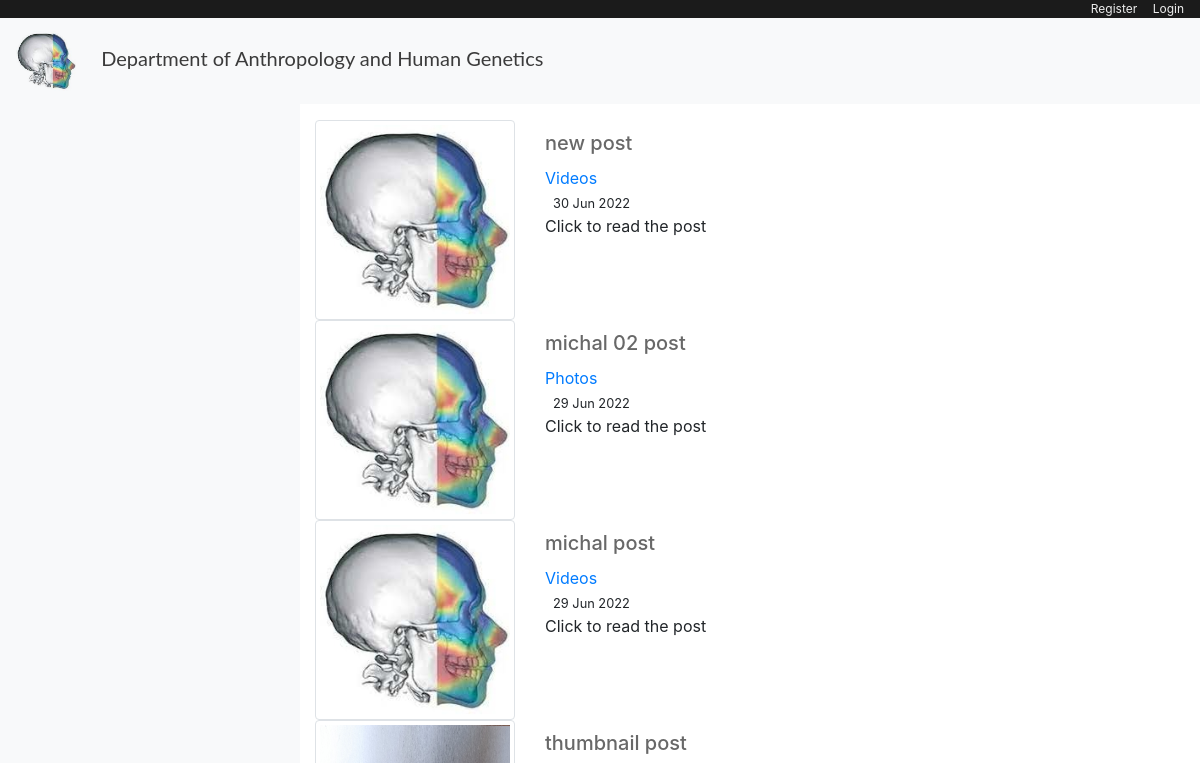
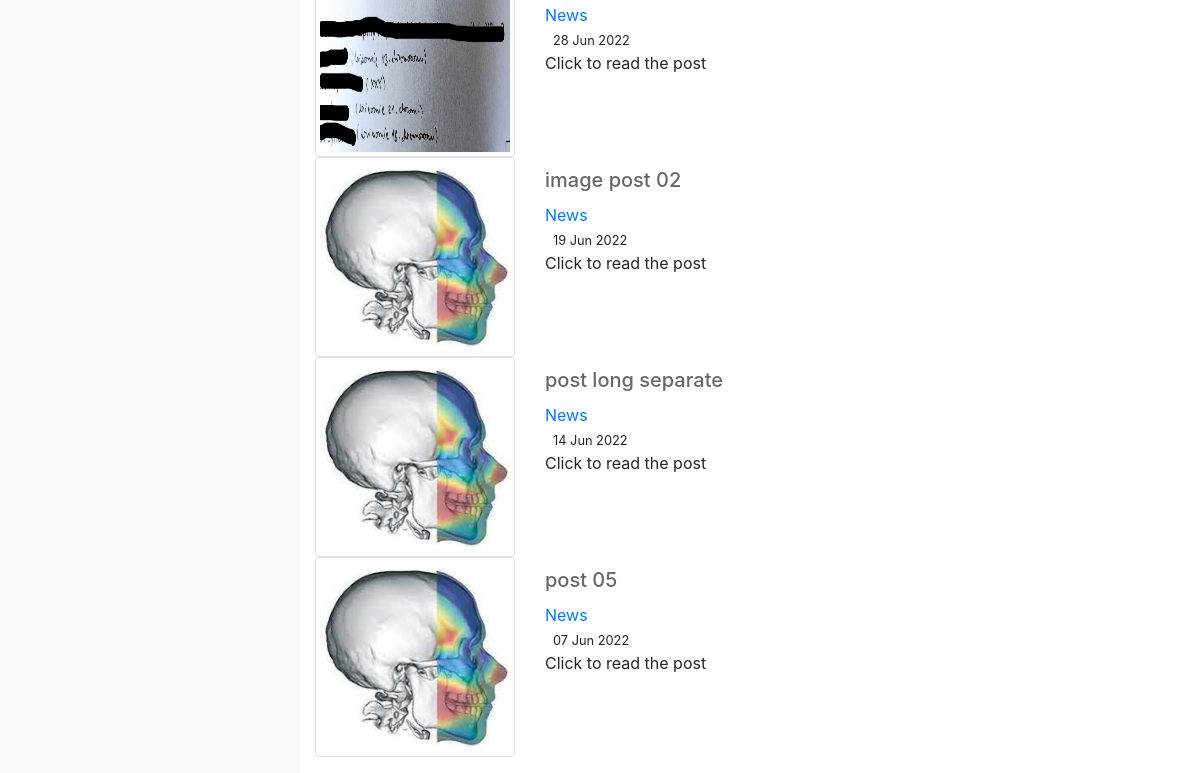
/, run on an earlier commit of the app's database (2 pictures, top to bottom).
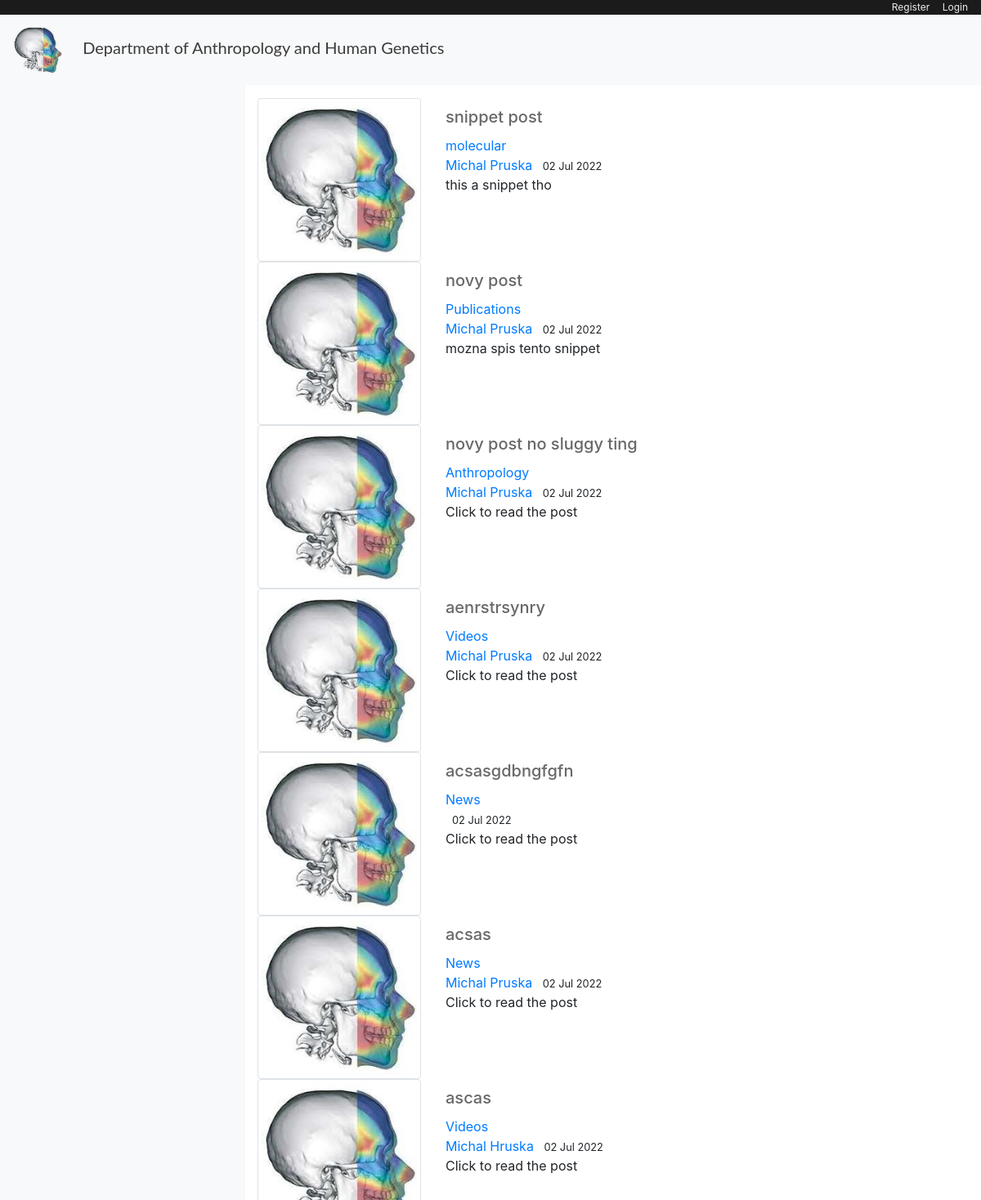
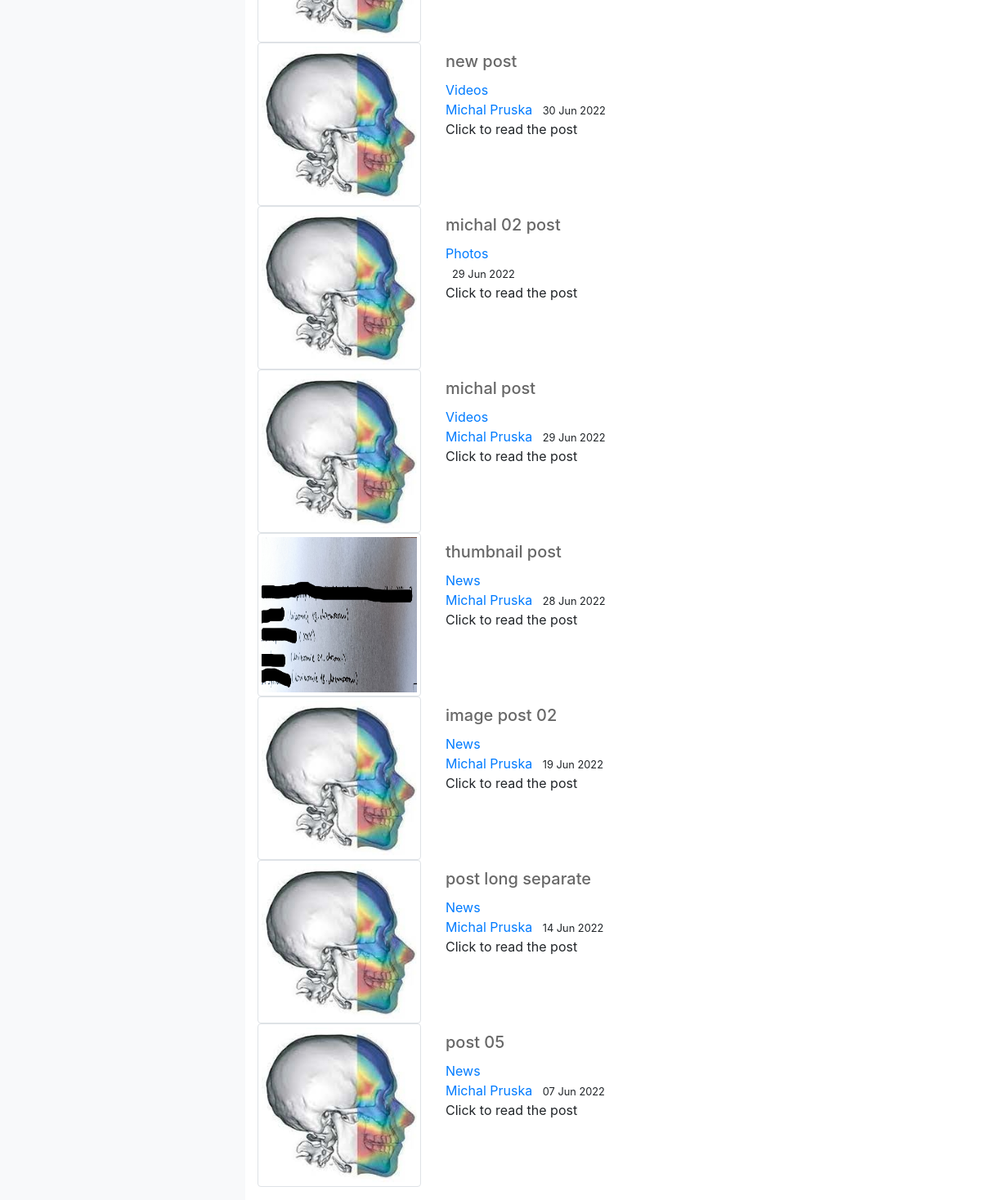
And on a later commit of the database (2 pictures, top to bottom).
### blog/models.py (models this page shows, shortened)
class Post(models.Model):
    title = models.CharField(max_length=200, unique=True)
    author = models.ForeignKey(User, on_delete= models.CASCADE)
    updated_on = models.DateTimeField(auto_now= True)
    content = RichTextField(blank=True, null=True)
    created_on = models.DateTimeField(auto_now_add=True)
    status = models.IntegerField(choices=STATUS, default=1)
    article_image = models.ImageField(null = True, blank = True, upload_to = "images/")
    thumbnail_image = models.ImageField(null = True, blank = True, upload_to = "images/")
    category = models.CharField(max_length=255, default="News")
    snippet = models.CharField(max_length=255)
    likes = models.ManyToManyField(User, related_name='blog_posts')
    class Meta:
        ordering = ['-created_on']

### blog/views.py (the view)
# urls.py: path('', views.PostList.as_view(), name='blog-home'),
class PostList(generic.ListView):
    model = Post
    queryset = Post.objects.filter(status=1).order_by('-created_on')
    template_name = 'blog/home.html'
    def get_context_data(self, *args, **kwargs):
        cat_menu = Category.objects.all()
        context = super(PostList, self).get_context_data(*args, **kwargs)
        context["cat_menu"] = cat_menu
        return context

### blog/models.py (called while the page is built)
    def __str__(self):
        return self.name

### blog/templates/blog/home.html (shortened to what this page needs)
{% extends "blog/base.html" %}
{% load static %}
    {% block content %}
        {% for post in post_list  %}
            <div class="row">
                <article class="media content-section">
                    <div class="col-md-auto align-middle">
                        {% if post.thumbnail_image %}
                            <img src={{post.thumbnail_image.url}} class="img-thumbnail" alt="Article thumbnail">
                        {% else %}
                            <img src="{% static 'images/Logo_transparent.png' %}" class="img-thumbnail" alt="Article thumbnail">
                        {% endif %}
                    </div>
                    <div class="media-body col-8">
                        <div class="article-metadata">
                            <h2><a class="article-title" id="article-title" href="{% url 'article-detail' post.pk %}">{{ post.title }}</a></h2>
                            <a class="mr-2" href="{% url 'category' post.category %}">{{ post.category }}</a></br>
                            <a class="mr-2" href="#">{{ post.author.first_name }} {{ post.author.last_name }}</a>
                            <small class="mr-2">{{ post.created_on|date:'d M Y' }}</small>
                            <p class="article-content">{{ post.snippet }}</p>
                        </div>
                    </div>
                </article>
            </div>
        {% endfor %}
    {% endblock content %}

### blog/templates/blog/base.html (shortened to what this page needs)
{% load static %}
<!DOCTYPE html>
<html>
    <head>
        <link rel="stylesheet" href="https://cdn.jsdelivr.net/npm/bootstrap@4.3.1/dist/css/bootstrap.min.css">
        <link rel="stylesheet" type="text/css" href="{% static "css/main03.css" %}" />
    </head>
    <header class="site-header">
        <nav class="navbar-expand navbar sticky-top navbar-custom py-0">
            <ul class="navbar-nav ml-auto" >
                {% if user.is_authenticated %}
                    <a class="small-link" id="pokus" href="{% url 'add-post' %}">Add post &emsp;<span class="sr-only">(current)</span></a>
                    <a class="small-link" href="{% url 'add-category' %}">Add category &emsp;<span class="sr-only">(current)</span></a>
                    {% if user.profile.id %}
                        <a class="small-link" href="{% url 'edit_profile_page' user.profile.id %}">Edit profile page &emsp;</a>
                        <a class="small-link" href="{% url 'show_profile_page' user.profile.id %}">Show profile page &emsp;</a>
                    {% else %}
                        <a class="small-link" href="{% url 'create_profile_page' %}">Create profile page &emsp;</a>
                    {% endif %}
                        <a class="small-link" href="{% url 'edit_profile' %}">Edit settings &emsp;</a>
                        <a class="small-link" href="{% url 'logout' %}">Logout &emsp;</a>
                {% else %}
                    <a class="small-link" href="{% url 'register' %}">Register &emsp;</a>
                    <a class="small-link" href="{% url 'login' %}">Login</a>
                {% endif %}
            </ul>
        </nav>
        <nav class="navbar navbar-expand-lg navbar-light bg-light justify-content-left" id="navbarID">
            <a class="navbar-brand" href="{% url 'blog-home' %}">
                <img src="{% static "images/Logo_transparent.png" %}" width="30" height="30" alt="Department logo">
                Department of Anthropology and Human Genetics
            </a>
        </nav>
    </header>
    <body>
        <div class="container-fluid">
            <div class="row flex-nowrap">
                <div class="col-auto col-md-3 col-xl-3 mx-sm-30 mx-30 bg-light">
                </div>
                <div class="col py-3">
                    {% block content %}
                    {% endblock %}
                </div>
            </div>
        </div>
    </body>
</html>

### blog/static/css/main03.css (style rules this page uses)
#article-title { font-size: 20px; color:rgb(104, 104, 104); }
.navbar-brand { font-family: 'Lato', sans-serif; color:rgb(59, 59, 59) !important; font-size: 20px; margin: 0px; margin-right:50px; }
.navbar-brand img { width: 60px; height: 60px; margin-right:20px; }
.img-thumbnail { width: 200px; height: 200px; margin: auto; display: block; }
.navbar-custom { background-color: rgb(27, 27, 27); }
.small-link { font-size: 12px; color: rgb(237, 237, 237); }

What changed in the data, as far as the page shows it:
added Post: title "snippet post", category "molecular", author.first_name "Michal", author.last_name "Pruska", created_on "02 Jul 2022", snippet "this a snippet tho"
added Post: title "novy post", category "Publications", author.first_name "Michal", author.last_name "Pruska", created_on "02 Jul 2022", snippet "mozna spis tento snippet"
added Post: title "novy post no sluggy ting", category "Anthropology", author.first_name "Michal", author.last_name "Pruska", created_on "02 Jul 2022", snippet "Click to read the post"
added Post: title "aenrstrsynry", category "Videos", author.first_name "Michal", author.last_name "Pruska", created_on "02 Jul 2022", snippet "Click to read the post"
added Post: title "acsasgdbngfgfn", category "News", created_on "02 Jul 2022", snippet "Click to read the post"
added Post: title "acsas", category "News", author.first_name "Michal", author.last_name "Pruska", created_on "02 Jul 2022", snippet "Click to read the post"
added Post: title "ascas", category "Videos", author.first_name "Michal", author.last_name "Hruska", created_on "02 Jul 2022", snippet "Click to read the post"
changed through a linked row, Post "new post": author.first_name (not shown) → "Michal"; author.last_name (not shown) → "Pruska"
changed through a linked row, Post "michal post": author.first_name (not shown) → "Michal"; author.last_name (not shown) → "Pruska"
changed through a linked row, Post "thumbnail post": author.first_name (not shown) → "Michal"; author.last_name (not shown) → "Pruska"
changed through a linked row, Post "image post 02": author.first_name (not shown) → "Michal"; author.last_name (not shown) → "Pruska"
changed through a linked row, Post "post long separate": author.first_name (not shown) → "Michal"; author.last_name (not shown) → "Pruska"
changed through a linked row, Post "post 05": author.first_name (not shown) → "Michal"; author.last_name (not shown) → "Pruska"
